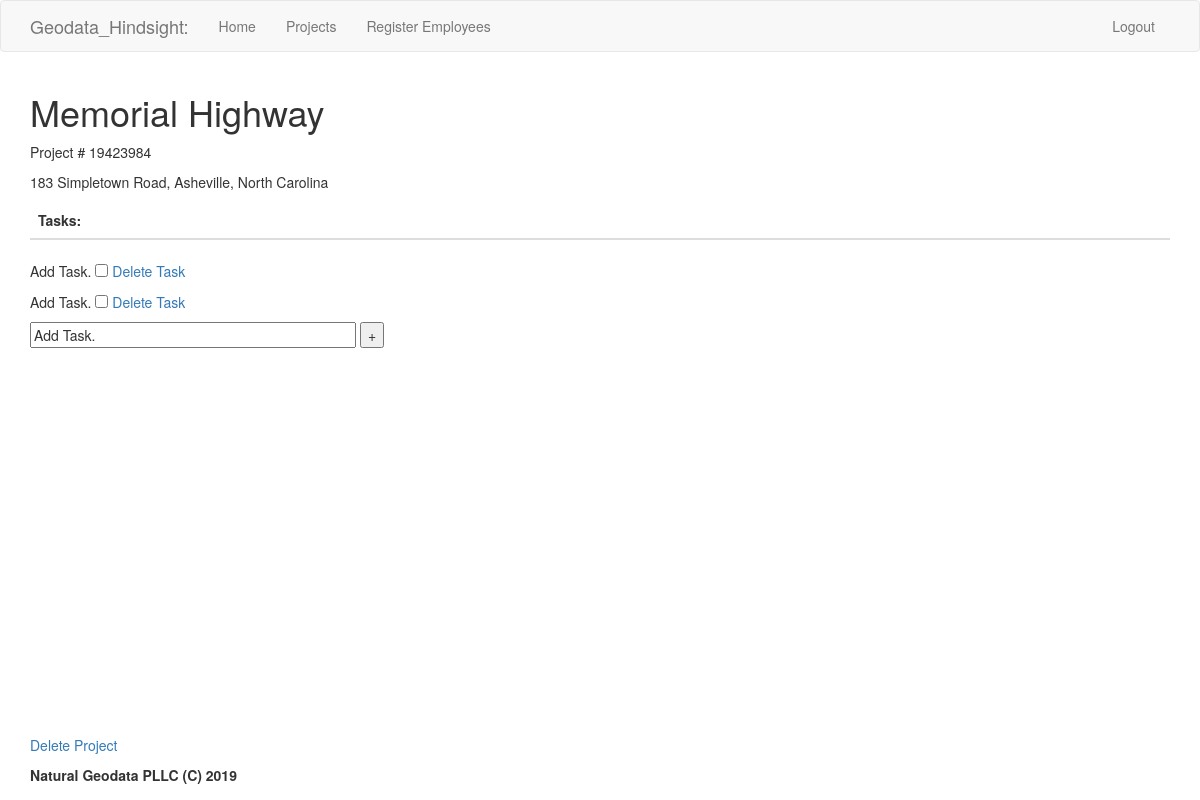
The page /projects/19423984 (signed in) on the database its author committed.
### app/models.py (models this page shows, shortened)
class Project(db.Model):
	id = db.Column(db.Integer, primary_key=True)
	internal_id = db.Column(db.Integer, index=True, unique=True)
	project_name = db.Column(db.String(60), index=True, unique=True)
	project_address = db.Column(db.String(120), unique=True)
	time_created = db.Column(db.DateTime, default=datetime.utcnow())
	creator_id = db.Column(db.Integer, db.ForeignKey('user.id'))
	tasks = db.relationship('Task', backref='project', lazy='dynamic')

class Task(db.Model):
    id = db.Column(db.Integer, primary_key=True)
    body = db.Column(db.String(120))
    date_created = db.Column(db.DateTime, default=datetime.utcnow())
    project_id = db.Column(db.Integer, db.ForeignKey('project.id'))

### app/routes.py (the view)
@app.route('/projects/<projectid>', methods=['GET', 'POST'])
@login_required
def project(projectid):
    project = Project.query.filter_by(internal_id=projectid).first()
    if project is None:
        flash('The requested project does not exist!')
        return redirect(url_for('index'))
    form = TaskForm()
    tasks = Task.query.filter_by(project_id=project.id).all()
    current_user.current_project=project.id
    if form.validate_on_submit():
        task = Task(body=form.task_body.data, project_id=project.id)
        db.session.add(task)
        db.session.commit()
        flash('Task succesfully added.')
        return redirect(url_for('project', projectid=project.internal_id))
    return render_template('project.html', project=project, tasks=tasks, form=form)

### app/forms.py
class TaskForm(FlaskForm):
    task_body = StringField('Task', validators=[DataRequired()], default="Add Task.")
    submit = SubmitField('+')
    check_box = BooleanField('Task Completed', default=False)

### app/models.py (called while the page is built)
@login.user_loader
def load_user(id):
	return User.query.get(int(id))

### app/templates/project.html (shortened to what this page needs)
{% extends "base.html" %}
{% block app_content %}
    <h1>{{ project.project_name }}</h1>
    <p>Project # {{ project.internal_id }}</p>
    <p>{{ project.project_address }}</p>
    <table class="table">
        <thead class="thead-light">
            <tr>
                <th scope="col">Tasks:</th>
            </tr>
        </thead>
    </table>
    {% for task in tasks %}
        <p>{{ task.body }} {{ form.check_box() }} <a href="{{ url_for('delete_task', taskid=task.id) }}">Delete Task</a></p>
    {% endfor %}
    <form action="" method="post">
    <div><p>{{ form.task_body(size=40) }} {{ form.submit() }}
        </p></div>
    </form>
    <div style="position: absolute; bottom: 5px">
        {% if current_user.manager %}
            <p><a href="{{ url_for('delete_project', projectid=project.id) }}">Delete Project</a></p>
        {% endif %}
        <p><b>Natural Geodata PLLC (C) 2019</b></p>
    </div>
{% endblock %}

### rows shown on the page
Project: project_name "Memorial Highway", internal_id "19423984", project_address "183 Simpletown Road, Asheville, North Carolina"
Task: body "Add Task."
Task: body "Add Task."
